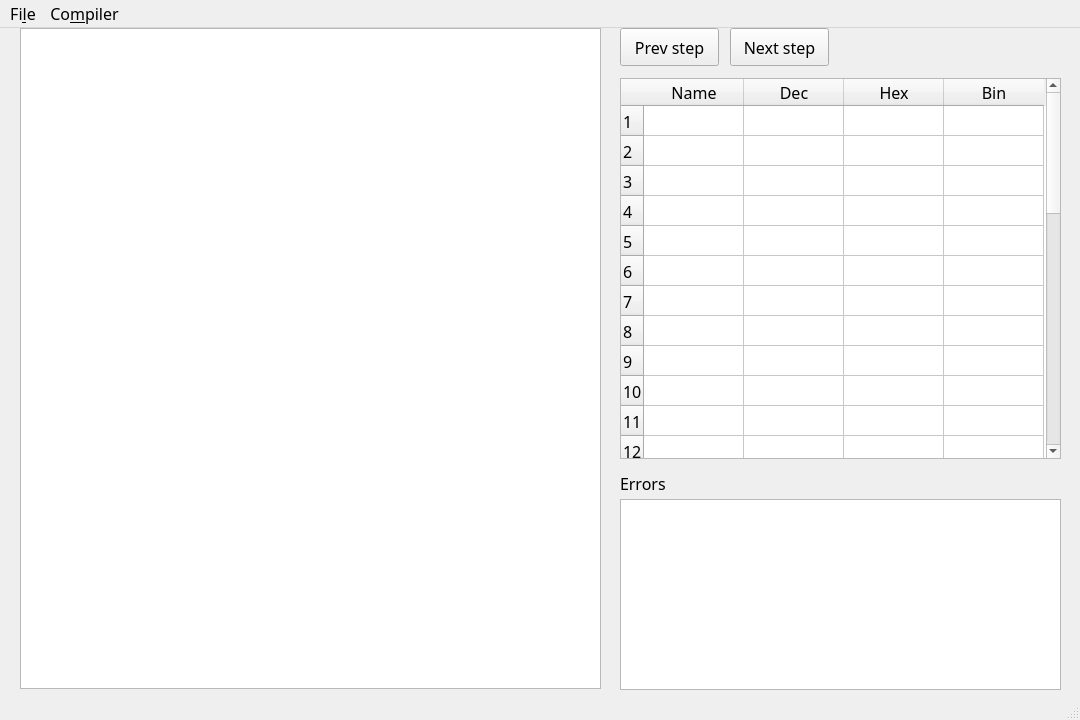
<?xml version="1.0" encoding="UTF-8"?>
<ui version="4.0">
 <class>MainWindow</class>
 <widget class="QMainWindow" name="MainWindow">
  <property name="geometry">
   <rect>
    <x>0</x>
    <y>0</y>
    <width>1080</width>
    <height>720</height>
   </rect>
  </property>
  <property name="sizePolicy">
   <sizepolicy hsizetype="Preferred" vsizetype="Preferred">
    <horstretch>0</horstretch>
    <verstretch>0</verstretch>
   </sizepolicy>
  </property>
  <property name="font">
   <font>
    <family>Ubuntu Mono</family>
    <pointsize>12</pointsize>
   </font>
  </property>
  <property name="windowTitle">
   <string>XAsm Editor v0.0.1</string>
  </property>
  <widget class="QWidget" name="centralwidget">
   <widget class="QPlainTextEdit" name="codeEditor">
    <property name="geometry">
     <rect>
      <x>20</x>
      <y>0</y>
      <width>581</width>
      <height>661</height>
     </rect>
    </property>
    <property name="font">
     <font>
      <family>Ubuntu Mono</family>
      <pointsize>14</pointsize>
     </font>
    </property>
    <property name="plainText">
     <string/>
    </property>
   </widget>
   <widget class="QTableWidget" name="tableRegisters">
    <property name="geometry">
     <rect>
      <x>620</x>
      <y>50</y>
      <width>441</width>
      <height>381</height>
     </rect>
    </property>
    <property name="font">
     <font>
      <family>Ubuntu Mono</family>
      <pointsize>12</pointsize>
     </font>
    </property>
    <property name="rowCount">
     <number>32</number>
    </property>
    <property name="columnCount">
     <number>4</number>
    </property>
    <row/>
    <row/>
    <row/>
    <row/>
    <row/>
    <row/>
    <row/>
    <row/>
    <row/>
    <row/>
    <row/>
    <row/>
    <row/>
    <row/>
    <row/>
    <row/>
    <row/>
    <row/>
    <row/>
    <row/>
    <row/>
    <row/>
    <row/>
    <row/>
    <row/>
    <row/>
    <row/>
    <row/>
    <row/>
    <row/>
    <row/>
    <row/>
    <column>
     <property name="text">
      <string>Name</string>
     </property>
    </column>
    <column>
     <property name="text">
      <string>Dec</string>
     </property>
    </column>
    <column>
     <property name="text">
      <string>Hex</string>
     </property>
    </column>
    <column>
     <property name="text">
      <string>Bin</string>
     </property>
    </column>
    <item row="0" column="0">
     <property name="text">
      <string/>
     </property>
     <property name="font">
      <font>
       <family>Ubuntu Mono</family>
       <pointsize>12</pointsize>
      </font>
     </property>
     <property name="textAlignment">
      <set>AlignCenter</set>
     </property>
     <property name="flags">
      <set>ItemIsEditable|ItemIsDragEnabled|ItemIsUserCheckable|ItemIsEnabled</set>
     </property>
    </item>
   </widget>
   <widget class="QPushButton" name="btnPrevStep">
    <property name="geometry">
     <rect>
      <x>620</x>
      <y>0</y>
      <width>99</width>
      <height>38</height>
     </rect>
    </property>
    <property name="text">
     <string>Prev step</string>
    </property>
   </widget>
   <widget class="QPushButton" name="btnNextStep">
    <property name="geometry">
     <rect>
      <x>730</x>
      <y>0</y>
      <width>99</width>
      <height>38</height>
     </rect>
    </property>
    <property name="text">
     <string>Next step</string>
    </property>
   </widget>
   <widget class="QListView" name="listViewErrors">
    <property name="geometry">
     <rect>
      <x>620</x>
      <y>471</y>
      <width>441</width>
      <height>191</height>
     </rect>
    </property>
   </widget>
   <widget class="QLabel" name="lblError">
    <property name="geometry">
     <rect>
      <x>620</x>
      <y>440</y>
      <width>451</width>
      <height>31</height>
     </rect>
    </property>
    <property name="font">
     <font>
      <family>Ubuntu Mono</family>
      <pointsize>12</pointsize>
     </font>
    </property>
    <property name="text">
     <string>Errors</string>
    </property>
   </widget>
  </widget>
  <widget class="QMenuBar" name="menubar">
   <property name="geometry">
    <rect>
     <x>0</x>
     <y>0</y>
     <width>1080</width>
     <height>29</height>
    </rect>
   </property>
   <widget class="QMenu" name="menuFile">
    <property name="title">
     <string>Fi&amp;le</string>
    </property>
    <addaction name="actionNew_File"/>
    <addaction name="actionOpen"/>
    <addaction name="separator"/>
    <addaction name="actionSave"/>
    <addaction name="actionSave_As"/>
   </widget>
   <widget class="QMenu" name="menuCompiler">
    <property name="title">
     <string>Co&amp;mpiler</string>
    </property>
    <addaction name="actionCheck_sintax"/>
    <addaction name="actionBuild"/>
    <addaction name="actionRun"/>
   </widget>
   <addaction name="menuFile"/>
   <addaction name="menuCompiler"/>
  </widget>
  <widget class="QStatusBar" name="statusbar"/>
  <action name="actionNew_File">
   <property name="text">
    <string>&amp;New File</string>
   </property>
   <property name="font">
    <font>
     <family>Ubuntu Mono</family>
     <pointsize>12</pointsize>
    </font>
   </property>
   <property name="shortcut">
    <string>Ctrl+N</string>
   </property>
  </action>
  <action name="actionOpen">
   <property name="text">
    <string>&amp;Open...</string>
   </property>
   <property name="font">
    <font>
     <family>Ubuntu Mono</family>
     <pointsize>12</pointsize>
    </font>
   </property>
   <property name="shortcut">
    <string>Ctrl+O</string>
   </property>
  </action>
  <action name="actionSave">
   <property name="text">
    <string>&amp;Save</string>
   </property>
   <property name="font">
    <font>
     <family>Ubuntu Mono</family>
     <pointsize>12</pointsize>
    </font>
   </property>
   <property name="shortcut">
    <string>Ctrl+S</string>
   </property>
  </action>
  <action name="actionSave_As">
   <property name="text">
    <string>Sa&amp;ve As...</string>
   </property>
   <property name="font">
    <font>
     <family>Ubuntu Mono</family>
     <pointsize>12</pointsize>
    </font>
   </property>
   <property name="shortcut">
    <string>Ctrl+Shift+S</string>
   </property>
  </action>
  <action name="actionClose">
   <property name="text">
    <string>&amp;Close</string>
   </property>
  </action>
  <action name="actionExit">
   <property name="text">
    <string>&amp;Exit</string>
   </property>
  </action>
  <action name="actionCheck_sintax">
   <property name="text">
    <string>&amp;Check sintax</string>
   </property>
  </action>
  <action name="actionBuild">
   <property name="text">
    <string>&amp;Build</string>
   </property>
  </action>
  <action name="actionRun">
   <property name="text">
    <string>&amp;Run</string>
   </property>
  </action>
 </widget>
 <resources/>
 <connections/>
</ui>
